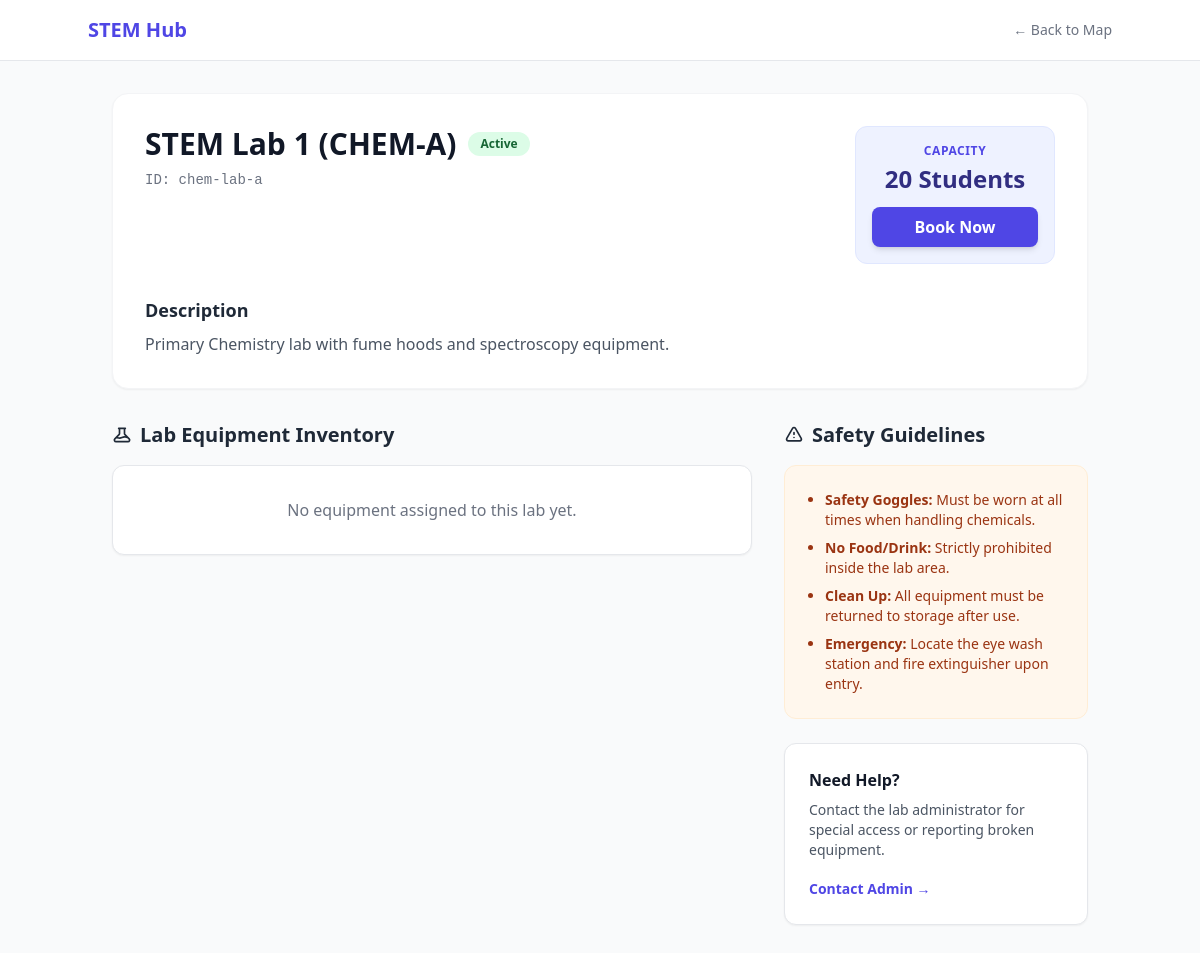
Screenshot of /labs/chem-lab-a/ with the database file from the repository.
### labs/models.py (models this page shows, shortened)
class Lab(models.Model):
    name = models.CharField(max_length=200)
    slug = models.SlugField(unique=True)
    capacity = models.PositiveIntegerField()
    description = models.TextField()
    map_svg_id = models.CharField(max_length=50, unique=True, help_text="Matches ID in Figma SVG")
    is_active = models.BooleanField(default=True)

### labs/views.py (the view)
# urls.py: path('<slug:slug>/', views.lab_detail, name='detail'),
def lab_detail(request, slug):
    lab = get_object_or_404(Lab, slug=slug)
    return render(request, 'labs/lab.html', {'lab': lab})

### CORE/templates/labs/Lab.html (shortened to what this page needs)
{% load static %}
<!DOCTYPE html>
<html lang="en">
<head>
    <script src="https://cdn.tailwindcss.com"></script>
</head>
<body class="bg-gray-50 text-gray-800 font-sans">
    <nav class="bg-white border-b border-gray-200 px-6 py-4 mb-8">
        <div class="max-w-5xl mx-auto flex justify-between items-center">
            <a href="{% url 'labs:index' %}" class="font-bold text-xl text-indigo-600">STEM Hub</a>
            <a href="{% url 'labs:index' %}" class="text-sm text-gray-500 hover:text-indigo-600">&larr; Back to Map</a>
        </div>
    </nav>
    <main class="max-w-5xl mx-auto px-6 pb-12">
        <div class="bg-white rounded-2xl shadow-sm border border-gray-100 p-8 mb-8">
            <div class="flex flex-col md:flex-row justify-between md:items-start gap-6">
                <div>
                    <div class="flex items-center gap-3 mb-2">
                        <h1 class="text-3xl font-extrabold text-gray-900">{{ lab.name }}</h1>
                        {% if lab.is_active %}
                            <span class="px-3 py-1 bg-green-100 text-green-800 text-xs font-semibold rounded-full">Active</span>
                        {% else %}
                            <span class="px-3 py-1 bg-red-100 text-red-800 text-xs font-semibold rounded-full">Maintenance/Offline</span>
                        {% endif %}
                    </div>
                    <p class="text-gray-500 text-sm font-mono">ID: {{ lab.map_svg_id }}</p>
                </div>
                <div class="bg-indigo-50 p-4 rounded-xl border border-indigo-100 min-w-[200px] text-center">
                    <p class="text-xs text-indigo-600 uppercase font-bold tracking-wider mb-1">Capacity</p>
                    <p class="text-2xl font-bold text-indigo-900 mb-3">{{ lab.capacity }} Students</p>
                    {% if lab.is_active %}
                        <a href="{% url 'reservations:make_reservation' lab_id=lab.id %}" class="block w-full py-2 bg-indigo-600 hover:bg-indigo-700 text-white font-semibold rounded-lg transition shadow-md">
                            Book Now
                        </a>
                    {% else %}
                        <button disabled class="block w-full py-2 bg-gray-300 text-gray-500 font-semibold rounded-lg cursor-not-allowed">
                            Unavailable
                        </button>
                    {% endif %}
                </div>
            </div>
            <div class="mt-8 prose prose-indigo max-w-none text-gray-600">
                <h3 class="text-lg font-bold text-gray-800 mb-2">Description</h3>
                <p>{{ lab.description|linebreaks }}</p>
            </div>
        </div>
        <div class="grid grid-cols-1 lg:grid-cols-3 gap-8">
            <div class="lg:col-span-2">
                <h2 class="text-xl font-bold text-gray-800 mb-4 flex items-center gap-2">
                    Lab Equipment Inventory
                </h2>
                <div class="bg-white rounded-xl shadow-sm border border-gray-200 overflow-hidden">
                    {% if lab.equipment.all %}
                        <table class="w-full text-left">
                            <thead class="bg-gray-50 border-b border-gray-200">
                                <tr>
                                    <th class="px-6 py-3 text-xs font-semibold text-gray-500 uppercase tracking-wider">Item Name</th>
                                    <th class="px-6 py-3 text-xs font-semibold text-gray-500 uppercase tracking-wider">Status</th>
                                    <th class="px-6 py-3 text-xs font-semibold text-gray-500 uppercase tracking-wider">Last Maintained</th>
                                </tr>
                            </thead>
                            <tbody class="divide-y divide-gray-200">
                                {% for item in lab.equipment.all %}
                                <tr class="hover:bg-gray-50 transition">
                                    <td class="px-6 py-4">
                                        <div class="font-medium text-gray-900">{{ item.name }}</div>
                                        <div class="text-xs text-gray-400">SN: {{ item.serial_number }}</div>
                                    </td>
                                    <td class="px-6 py-4">
                                        {% if item.is_operational %}
                                            <span class="inline-flex items-center px-2.5 py-0.5 rounded-full text-xs font-medium bg-blue-100 text-blue-800">
                                                Operational
                                            </span>
                                        {% else %}
                                            <span class="inline-flex items-center px-2.5 py-0.5 rounded-full text-xs font-medium bg-red-100 text-red-800">
                                                Broken
                                            </span>
                                        {% endif %}
                                    </td>
                                    <td class="px-6 py-4 text-sm text-gray-500">
                                        {{ item.last_maintenance|date:"M d, Y" }}
                                    </td>
                                </tr>
                                {% endfor %}
                            </tbody>
                        </table>
                    {% else %}
                        <div class="p-8 text-center text-gray-500">
                            No equipment assigned to this lab yet.
                        </div>
                    {% endif %}
                </div>
            </div>
            <div>
                <h2 class="text-xl font-bold text-gray-800 mb-4 flex items-center gap-2">
                    <svg class="w-5 h-5" fill="none" stroke="currentColor" viewBox="0 0 24 24"><path stroke-linecap="round" stroke-linejoin="round" stroke-width="2" d="M12 9v2m0 4h.01m-6.938 4h13.856c1.54 0 2.502-1.667 1.732-3L13.732 4c-.77-1.333-2.694-1.333-3.464 0L3.34 16c-.77 1.333.192 3 1.732 3z"></path></svg>
                    Safety Guidelines
                </h2>
                <div class="bg-orange-50 rounded-xl p-6 border border-orange-100 text-orange-800">
                    <ul class="list-disc list-outside ml-4 space-y-2 text-sm">
                        <li><strong>Safety Goggles:</strong> Must be worn at all times when handling chemicals.</li>
                        <li><strong>No Food/Drink:</strong> Strictly prohibited inside the lab area.</li>
                        <li><strong>Clean Up:</strong> All equipment must be returned to storage after use.</li>
                        <li><strong>Emergency:</strong> Locate the eye wash station and fire extinguisher upon entry.</li>
                    </ul>
                </div>
                <div class="mt-6 bg-white rounded-xl p-6 border border-gray-200 shadow-sm">
                    <h3 class="font-bold text-gray-900 mb-2">Need Help?</h3>
                    <p class="text-sm text-gray-600 mb-4">Contact the lab administrator for special access or reporting broken equipment.</p>
                    <a href="mailto:admin@stemhub.edu" class="text-sm font-semibold text-indigo-600 hover:text-indigo-800">Contact Admin &rarr;</a>
                </div>
            </div>
        </div>
    </main>
</body>
</html>

### rows the page displays
Lab: name "STEM Lab 1 (CHEM-A)", map_svg_id "chem-lab-a", capacity "20", description "Primary Chemistry lab with fume hoods and spectroscopy equipment."
